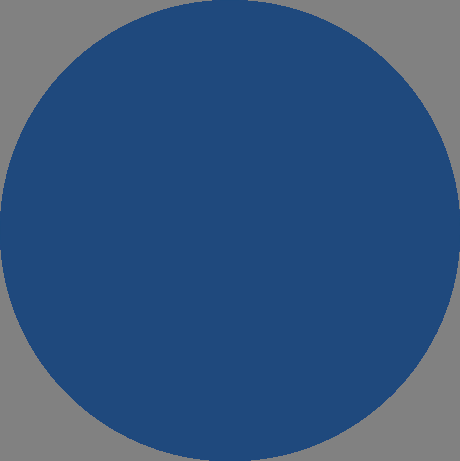
%> input picture phantom_circle.png, 460 x 461 px
$ octave EIT_mesh.m   (GNU Octave 9; MATLAB toolbox functions it lacks are replaced by stand-ins)
%> lines starting %> are read from the running program, lines starting %| are printed output that depends on the picture; in (x1, y1, x2, y2) boxes, pixels count from 0 and x2, y2 are one past the last pixel; in counts of white or black regions, pixels touching at a corner belong together; the program's own positions count from 1
clc; clear all; close all;

%% Import Domain (?)
sz = 256;


img = imread('phantom_circle.png');
%> img is the input picture: size 461x460x3 uint8; mean R, G, B 51.7, 84.8, 125.9
img_bw = double(img(:,:,1)); % Take 1 dimension
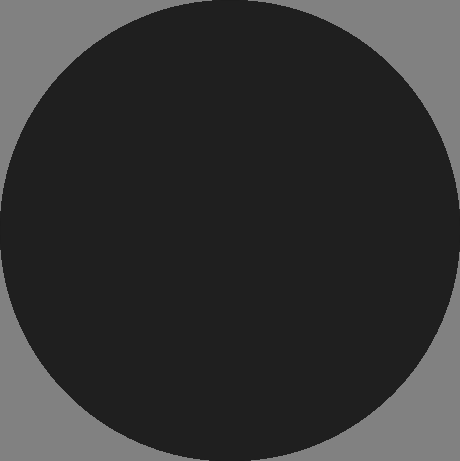
%> img_bw: size 461x460 double; min 29, max 129, mean 51.7
img_bw = imresize(img_bw,[sz sz]); % resize
%> img_bw: size 256x256 double
img1 = (img_bw > max(img_bw(:))/2); % binarize
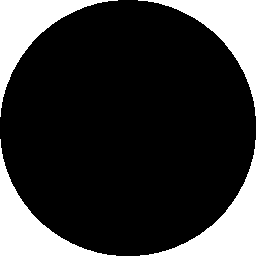
%> img1: size 256x256 logical; 21.3% white; 4 white regions, box (x1, y1, x2, y2) and area: (0, 0, 118, 117) 3492, (138, 0, 256, 116) 3483, (0, 139, 116, 256) 3481, (140, 140, 256, 256) 3472
img2 = edge(img1,'canny'); % edge detection (boundary extraction)
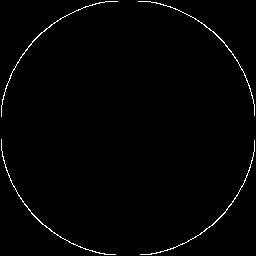
%> img2: size 256x256 logical; 1.2% white in thin lines or dots
se = offsetstrel('ball',5,5);
img3 = imdilate(double(img2),se); % dilation (opt.)
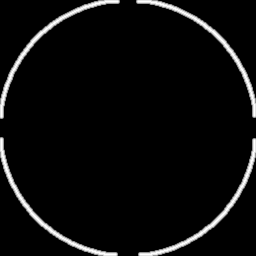
%> img3: size 256x256 double; min 5, max 6, mean 5.05; drawn with min black and max white


% [5 lines of commented-out code are left out]

%% mesh generation
L = 32; % no. of electrodes
N = L*(L-1)/2; % no. of elements


mid = sz/2; % center point
node = zeros(2,N); % coordinate of nodes
mesh = zeros(3,N); % node of meshes

im_mesh = zeros(sz);
im_mesh(mid,mid) = 1;
r_max = round(225/2); % radius of outer circle
flag = 0; % for alternating angles in each ring
count = 0; % node record
for r = 0:(r_max/5):r_max % create 5 rings of nodes
    for i = 0:L % create L nodes each ring
        if (r == 0)
            break;
        end
        ang = (2*pi/L)*i;
        if (flag)
            ang = (2*pi/L)*i - (2*pi/L)/2;
        end
        next_x = round( r*cos(ang) );
        next_y = round( r*sin(ang) );
        row = mid + next_y;
        col = mid + next_x;


        % Record node coordinates
        count = count+1;
        node(1,count) = row;
        node(2,count) = col;

        im_mesh(row,col) = 1;
    end
    flag = rem(flag+1,2);
end

figure
% subplot(1,2,1);
% imshow(im_mesh,[]);
% subplot(1,2,2);
for r = 0:4
    for i = 1:L
        p = r*L+i;
        plot(node(1,p:p+1),node(2,p:p+1),'-k'); hold on % connect same ring
        % connect prev ring
        if (r == 0)
            plot([node(1,p:p+1),mid],[node(2,p:p+1),mid],'-k'); hold on
        else
            plot([node(1,p:p+1), node(1,(r-1)*L+i)],[node(2,p:p+1), node(2,(r-1)*L+i)],'-k'); hold on
        end

        pause(0.1);
    end
end
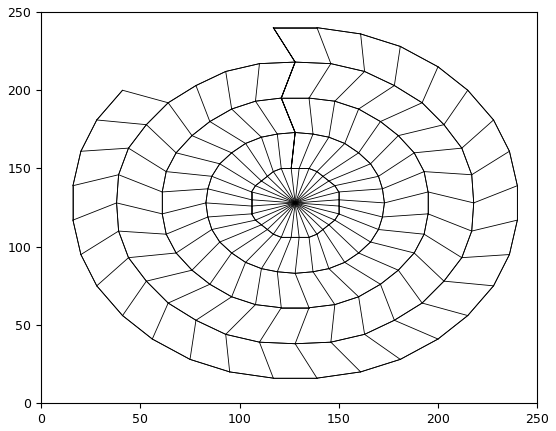
%> figure redrawn from the program's plot data

% 3.캯켹짫킼릅mesh matrix캯쬍

%% phantom test

%> (the run ends here)
